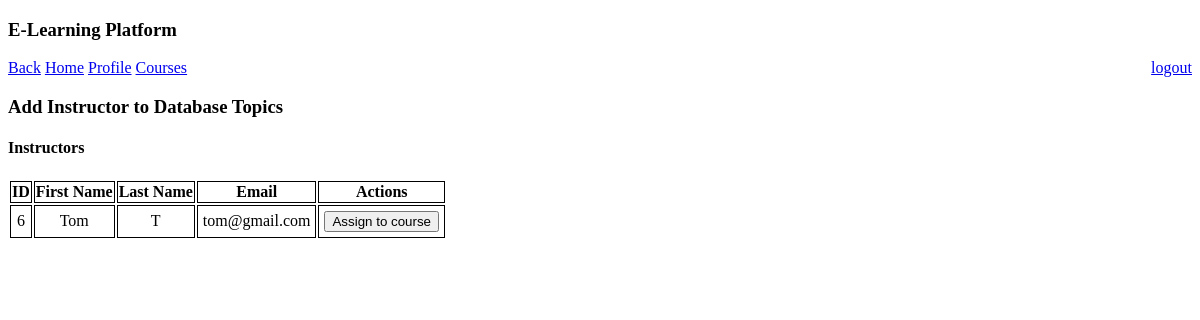
The app's page /course/add-insturctor?course_id=1 (signed in), older data.
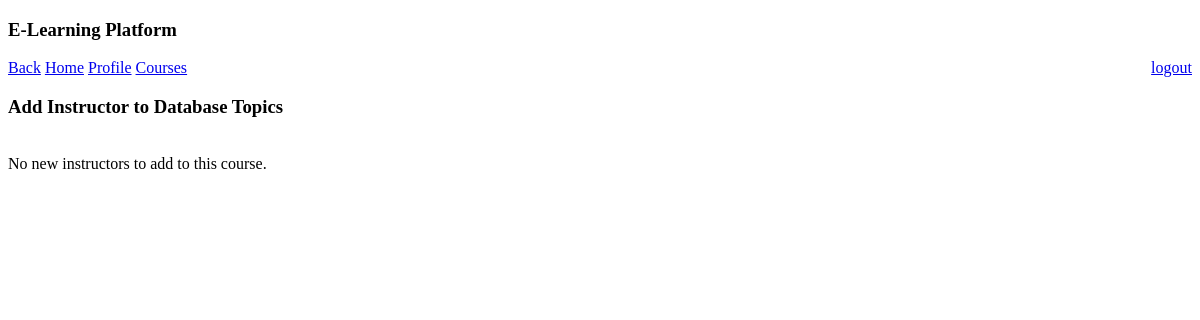
The same page, newer data.
### e_learn/models.py (models this page shows)
class User(AbstractUser):
    is_student = models.BooleanField(default=False)
    is_instructor = models.BooleanField(default=False)
    is_institution = models.BooleanField(default=False)

### e_learn/views.py (the view, shortened to what this page needs)
# urls.py: path('course/add-insturctor', views.display_add_instructor_to_course, name='add_instructor_to_course'),
@login_required(login_url="institution_login")
def display_add_instructor_to_course(request):
    msg = None
    course_id = request.GET.get('course_id')
    course_details = Course.objects.get(id=course_id)
    data = institution_users(request, "instructor")
    if not data["users_exist"]:
        return render(request, 'instructor_signup.html',
                      {"msg": 'Instructors not registered in the institution yet, try registering a new instructor!'})
    relations = UserCourseRelation.objects.filter(course=course_details)
    instructors_lst = []
    relations_user = []
    for relation in relations:
        relations_user.append(relation.user)
    for user in data["users_lst"]:
        if user not in relations_user:
            instructors_lst.append(user)
    if len(relations) != 0 and len(instructors_lst) == 0:
        return render(request, 'add_instructor_to_course.html',
                      {'course_details': course_details, 'msg': "No new instructors to add to this course."})
    elif len(relations) == 0:
        instructors_lst = data["users_lst"]
    if msg is not None:
        return render(request, 'add_instructor_to_course.html',
                      {"course_details": course_details, "instructors_lst": instructors_lst,
                       "instructor_exists": data["users_exist"], "msg": msg})
    return render(request, 'add_instructor_to_course.html',
                  {"course_details": course_details, "instructors_lst": instructors_lst,
                   "instructor_exists": data["users_exist"]})

### e_learn/views.py (called while the page is built)
def institution_users(request, user_type):
    current_institution = Institution.objects.get(user=request.user)
    users_exist = False
    users_lst = []
    try:
        if user_type == "student":
            details_lst = UserInstitutionRelation.objects.filter(institution=current_institution, is_student=True)
        else:
            details_lst = UserInstitutionRelation.objects.filter(institution=current_institution, is_instructor=True)
        for i in details_lst:
            users_lst.append(i.user)
        if len(users_lst) != 0:
            users_exist = True
        return {"users_exist": users_exist, "users_lst": users_lst}
    except Exception as e:
        return {"users_exist": users_exist, "users_lst": users_lst}

### e_learn/templates/add_instructor_to_course.html (shortened to what this page needs)
{% extends "base_loggedIn.html" %}
{% block body %}
    <a href="{% url 'complete_course_details' %}?course_id={{ course_details.id }}">Back</a>
    <a href="{% url 'institution_home' %}">Home</a>
    <a href="{% url 'institution_home' %}?request_profile=True">Profile</a>
    <a href="{% url 'course_list' %}">Courses</a>
    <h3> Add Instructor to {{ course_details.name }}</h3>
    {% if msg %}
        <br> {{ msg }} <br>
    {% endif %}
    {% if instructor_exists %}
        <h4>Instructors</h4>
        <table>
            <thead>
                <tr>
                    <th scope="col" style="border: 1px solid black;"> ID </th>
                    <th scope="col" style="border: 1px solid black;"> First Name </th>
                    <th scope="col" style="border: 1px solid black;"> Last Name </th>
                    <th scope="col" style="border: 1px solid black;"> Email </th>
                    <th scope="col" style="border: 1px solid black;"> Actions </th>
                </tr>
            </thead>
            <tbody>
                {% for user in instructors_lst %}
                    <tr>
                        <td style="border: 1px solid black;padding: 5px" align="center">{{ user.id }}</td>
                        <td style="border: 1px solid black;padding: 5px" align="center">{{ user.first_name }}</td>
                        <td style="border: 1px solid black;padding: 5px" align="center">{{ user.last_name }}</td>
                        <td style="border: 1px solid black;padding: 5px" align="center">{{ user.email }}</td>
                        <td style="border: 1px solid black;padding: 5px" align="center">
                            <form action="{% url 'add_instructor_to_course' %}" method="POST"> {% csrf_token %}
                                <button type="submit">Assign to course</button>
                            </form>
                        </td>
                    </tr>
                {% endfor %}
            </tbody>
        </table>
    {% endif %}
{% endblock %}

Row changes from the older to the newer data that the page shows:
no longer on this page (row edited): User: id "6", first_name "Tom", last_name "T", email "tom@gmail.com"
Text that changed along with them:
{{ msg }}: (not shown) → "No new instructors to add to this course."
text no longer shown: "Instructors ID First Name Last Name Email Actions"
